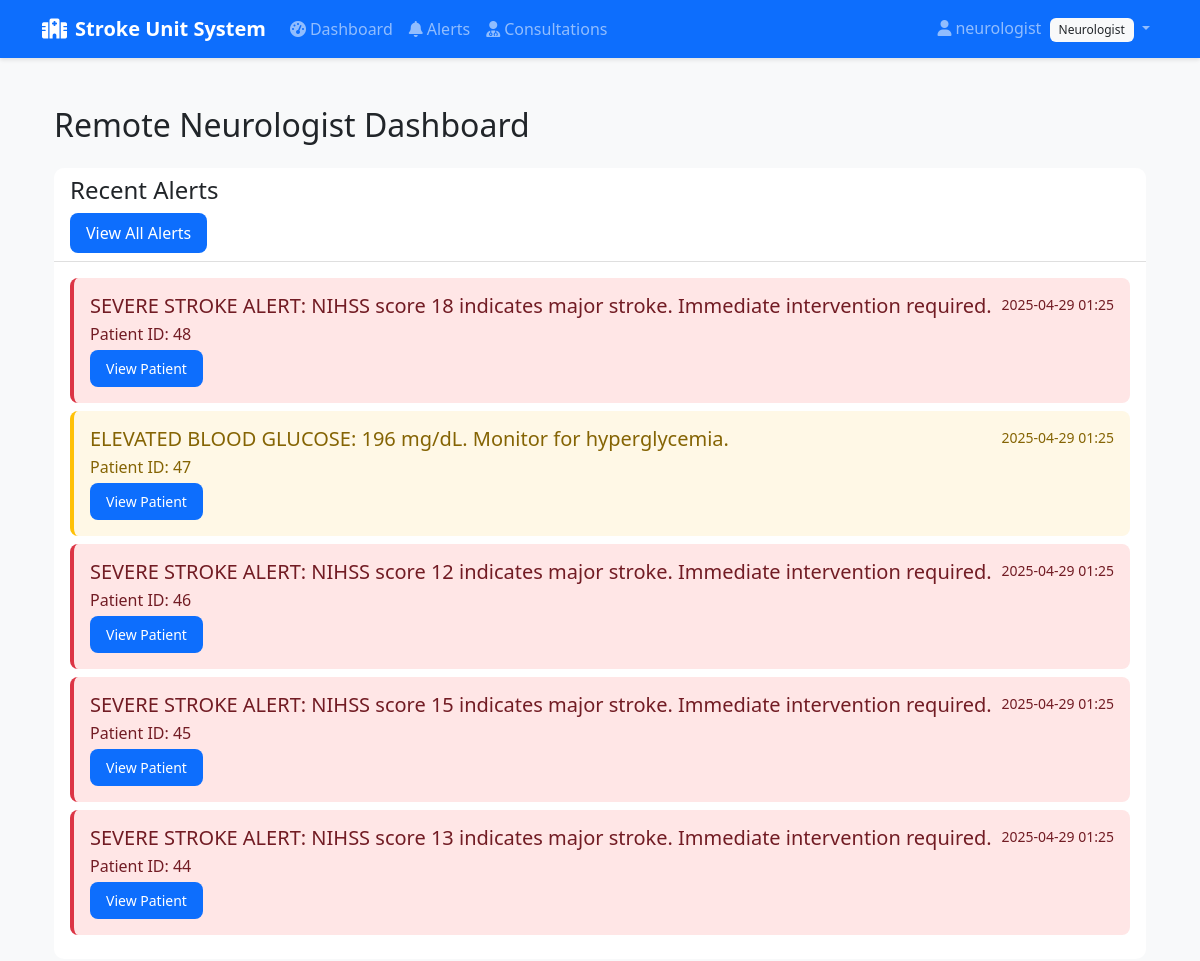
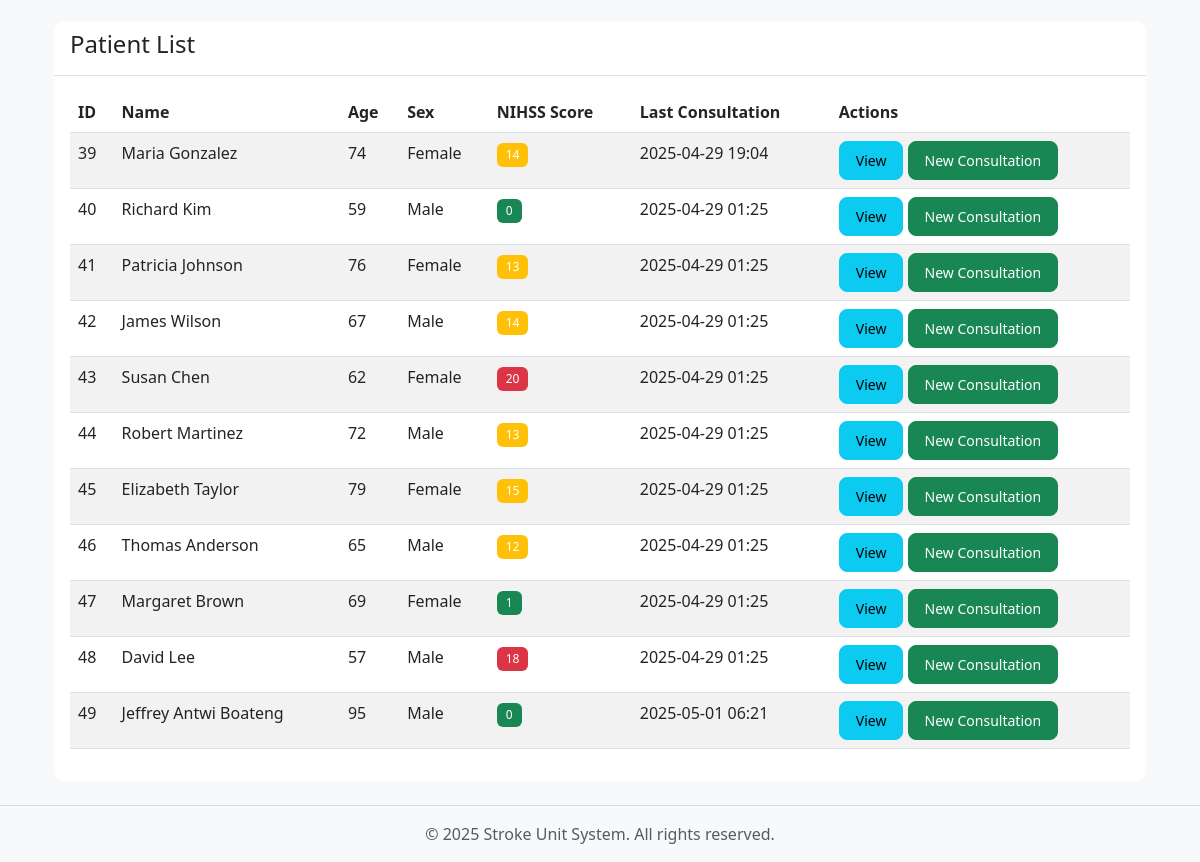
Screenshot of / (signed in) with the database file from the repository (2 pictures, top to bottom).
### patientsystem/models.py (models this page shows, shortened)
class UserProfile(models.Model):
    user = models.OneToOneField(User, on_delete=models.CASCADE)
    role = models.CharField(max_length=20, choices=[
        ('technician', 'Technician'),
        ('neurologist', 'Neurologist')
    ], default='technician')

class Alert(models.Model):
    ALERT_TYPES = [
        ('critical', 'Critical'),
        ('warning', 'Warning'),
        ('info', 'Information'),
    ]
    type = models.CharField(max_length=20, choices=ALERT_TYPES)
    description = models.TextField()
    patient = models.ForeignKey(Patient, on_delete=models.CASCADE, related_name='alerts')
    timestamp = models.DateTimeField(auto_now_add=True)
    acknowledged = models.BooleanField(default=False)
    acknowledged_by = models.ForeignKey(User, on_delete=models.SET_NULL, null=True, blank=True, related_name='acknowledged_alerts')
    acknowledged_at = models.DateTimeField(null=True, blank=True)

class Patient(models.Model):
    GENDER_CHOICES = [
        ('M', 'Male'),
        ('F', 'Female'),
        ('O', 'Other'),
    ]
    hospital_id = models.CharField(max_length=10, unique=True, blank=True)
    first_name = models.CharField(max_length=100)
    last_name = models.CharField(max_length=100)
    date_of_birth = models.DateField()
    gender = models.CharField(max_length=1, choices=GENDER_CHOICES)
    chief_complaint = models.TextField(blank=True)
    address = models.TextField(blank=True)
    phone_number = models.CharField(max_length=20, blank=True)
    emergency_contact = models.CharField(max_length=100, blank=True)
    medical_history = models.TextField(blank=True)
    current_medications = models.TextField(blank=True)
    allergies = models.TextField(blank=True)
    vitals = models.OneToOneField(Vitals, on_delete=models.CASCADE)
    nihss_score = models.IntegerField(default=0)
    nihss_last_updated = models.DateTimeField(auto_now=True)
    created_at = models.DateTimeField(auto_now_add=True)
    updated_at = models.DateTimeField(auto_now=True)
    @property
    def name(self):
        return f"{self.first_name} {self.last_name}"
    @property
    def age(self):
        today = datetime.now()
        return today.year - self.date_of_birth.year - ((today.month, today.day) < (self.date_of_birth.month, self.date_of_birth.day))
    @property
    def sex(self):
        return 'Male' if self.gender == 'M' else 'Female' if self.gender == 'F' else 'Other'

### patientsystem/views.py (the view)
# urls.py: path('', views.dashboard, name='dashboard'),
@login_required
def dashboard(request):
    user_profile, created = UserProfile.objects.get_or_create(
        user=request.user,
        defaults={'role': 'technician'}
    )
    if user_profile.role == 'technician':
        return render(request, 'patientsystem/technician_dashboard.html', {
            'patients': Patient.objects.all()
        })
    else:  # neurologist
        return render(request, 'patientsystem/neurologist_dashboard.html', {
            'patients': Patient.objects.all(),
            'alerts': Alert.objects.filter(acknowledged=False).order_by('-timestamp')[:5]
        })

### patientsystem/templates/patientsystem/neurologist_dashboard.html
{% extends 'base.html' %}
{% load static %}
{% block content %}
<div class="container mt-4">
    <h2>Remote Neurologist Dashboard</h2>
    <div class="row mt-4">
        <div class="col-md-12">
            <div class="card">
                <div class="card-header">
                    <h4>Recent Alerts</h4>
                    <a href="{% url 'patientsystem:alerts' %}" class="btn btn-primary">View All Alerts</a>
                </div>
                <div class="card-body">
                    {% if alerts %}
                        <div class="list-group">
                            {% for alert in alerts %}
                            <div class="list-group-item list-group-item-action {% if alert.type == 'critical' %}list-group-item-danger{% else %}list-group-item-warning{% endif %}">
                                <div class="d-flex w-100 justify-content-between">
                                    <h5 class="mb-1">{{ alert.description }}</h5>
                                    <small>{{ alert.timestamp|date:"Y-m-d H:i" }}</small>
                                </div>
                                <p class="mb-1">Patient ID: {{ alert.patient_id }}</p>
                                <a href="{% url 'patientsystem:patient_detail' alert.patient_id %}" class="btn btn-sm btn-primary">View Patient</a>
                            </div>
                            {% endfor %}
                        </div>
                    {% else %}
                        <p class="text-center">No recent alerts</p>
                    {% endif %}
                </div>
            </div>
        </div>
    </div>
    <div class="row mt-4">
        <div class="col-md-12">
            <div class="card">
                <div class="card-header">
                    <h4>Patient List</h4>
                </div>
                <div class="card-body">
                    <div class="table-responsive">
                        <table class="table table-striped">
                            <thead>
                                <tr>
                                    <th>ID</th>
                                    <th>Name</th>
                                    <th>Age</th>
                                    <th>Sex</th>
                                    <th>NIHSS Score</th>
                                    <th>Last Consultation</th>
                                    <th>Actions</th>
                                </tr>
                            </thead>
                            <tbody>
                                {% for patient in patients %}
                                <tr>
                                    <td>{{ patient.id }}</td>
                                    <td>{{ patient.name }}</td>
                                    <td>{{ patient.age }}</td>
                                    <td>{{ patient.sex }}</td>
                                    <td>
                                        <span class="badge {% if patient.nihss_score > 15 %}bg-danger{% elif patient.nihss_score > 5 %}bg-warning{% else %}bg-success{% endif %}">
                                            {{ patient.nihss_score }}
                                        </span>
                                    </td>
                                    <td>{{ patient.nihss_last_updated|date:"Y-m-d H:i" }}</td>
                                    <td>
                                        <a href="{% url 'patientsystem:patient_detail' patient.id %}" class="btn btn-sm btn-info">View</a>
                                        <a href="{% url 'patientsystem:new_consultation' patient.id %}" class="btn btn-sm btn-success">New Consultation</a>
                                    </td>
                                </tr>
                                {% empty %}
                                <tr>
                                    <td colspan="7" class="text-center">No patients found</td>
                                </tr>
                                {% endfor %}
                            </tbody>
                        </table>
                    </div>
                </div>
            </div>
        </div>
    </div>
</div>
{% endblock %}

### templates/base.html (shortened to what this page needs)
{% load static %}
<!DOCTYPE html>
<html lang="en">
<head>
    <link href="https://cdn.jsdelivr.net/npm/bootstrap@5.3.0/dist/css/bootstrap.min.css" rel="stylesheet">
    <link href="https://cdnjs.cloudflare.com/ajax/libs/font-awesome/6.0.0/css/all.min.css" rel="stylesheet">
    <link href="{% static 'css/style.css' %}" rel="stylesheet">
</head>
<body>
    <nav class="navbar navbar-expand-lg navbar-dark bg-primary">
        <div class="container">
            <a class="navbar-brand" href="{% url 'patientsystem:dashboard' %}">
                <i class="fas fa-hospital me-2"></i>Stroke Unit System
            </a>
            <div class="collapse navbar-collapse" id="navbarNav">
                <ul class="navbar-nav me-auto">
                    {% if user.is_authenticated %}
                    <li class="nav-item">
                        <a class="nav-link" href="{% url 'patientsystem:dashboard' %}">
                            <i class="fas fa-tachometer-alt me-1"></i>Dashboard
                        </a>
                    </li>
                    <li class="nav-item">
                        <a class="nav-link" href="{% url 'patientsystem:alerts' %}">
                            <i class="fas fa-bell me-1"></i>Alerts
                        </a>
                    </li>
                    {% if user.userprofile.role == 'neurologist' %}
                    <li class="nav-item">
                        <a class="nav-link" href="{% url 'patientsystem:consultations' %}">
                            <i class="fas fa-user-md me-1"></i>Consultations
                        </a>
                    </li>
                    {% endif %}
                    {% endif %}
                </ul>
                <ul class="navbar-nav">
                    {% if user.is_authenticated %}
                    <li class="nav-item dropdown">
                        <a class="nav-link dropdown-toggle" href="#" id="navbarDropdown" role="button" data-bs-toggle="dropdown">
                            <i class="fas fa-user me-1"></i>{{ user.username }}
                            <span class="badge bg-light text-dark ms-1">{{ user.userprofile.get_role_display }}</span>
                        </a>
                    </li>
                    {% endif %}
                </ul>
            </div>
        </div>
    </nav>
    <main class="container py-4">
        {% block content %}{% endblock %}
    </main>
    <footer class="footer mt-auto py-3 bg-light">
        <div class="container text-center">
            <span class="text-muted">© {% now "Y" %} Stroke Unit System. All rights reserved.</span>
        </div>
    </footer>
</body>
</html>

### static/css/style.css (style rules this page uses)
:root { --primary-color: #0d6efd; --secondary-color: #6c757d; --success-color: #198754; --danger-color: #dc3545; --warning-color: #ffc107; --info-color: #0dcaf0; --light-color: #f8f9fa; --dark-color: #212529; }
body { background-color: #f8f9fa; font-family: 'Segoe UI', Tahoma, Geneva, Verdana, sans-serif; }
.navbar { box-shadow: 0 2px 4px rgba(0,0,0,.1); }
.navbar-brand { font-weight: 600; }
.card { border: none; border-radius: 10px; transition: transform 0.2s, box-shadow 0.2s; }
.card-header { background-color: white; border-bottom: 1px solid rgba(0,0,0,.125); border-radius: 10px 10px 0 0 !important; }
.list-group-item { border-radius: 8px !important; margin-bottom: 0.5rem; border: none; padding: 1rem; }
.list-group-item-danger { background-color: #ffe6e6; color: #721c24; border-left: 4px solid var(--danger-color); }
.list-group-item-warning { background-color: #fff8e6; color: #856404; border-left: 4px solid var(--warning-color); }
.btn { border-radius: 8px; padding: 0.5rem 1rem; font-weight: 500; transition: all 0.2s; }
.btn-primary { background-color: var(--primary-color); border: none; }
.badge { padding: 0.5em 0.75em; border-radius: 6px; font-weight: 500; }
.footer { background-color: white; border-top: 1px solid rgba(0,0,0,.125); }

### rows the page displays
Alert: description "SEVERE STROKE ALERT: NIHSS score 18 indicates major stroke. Immediate intervention required.", timestamp "2025-04-29 01:25", patient_id "48"
Alert: description "ELEVATED BLOOD GLUCOSE: 196 mg/dL. Monitor for hyperglycemia.", timestamp "2025-04-29 01:25", patient_id "47"
Alert: description "SEVERE STROKE ALERT: NIHSS score 12 indicates major stroke. Immediate intervention required.", timestamp "2025-04-29 01:25", patient_id "46"
Alert: description "SEVERE STROKE ALERT: NIHSS score 15 indicates major stroke. Immediate intervention required.", timestamp "2025-04-29 01:25", patient_id "45"
Alert: description "SEVERE STROKE ALERT: NIHSS score 13 indicates major stroke. Immediate intervention required.", timestamp "2025-04-29 01:25", patient_id "44"
Patient: id "39", name "Maria Gonzalez", age "74", sex "Female", nihss_score "14", nihss_last_updated "2025-04-29 19:04"
Patient: id "40", name "Richard Kim", age "59", sex "Male", nihss_score "0", nihss_last_updated "2025-04-29 01:25"
Patient: id "41", name "Patricia Johnson", age "76", sex "Female", nihss_score "13", nihss_last_updated "2025-04-29 01:25"
Patient: id "42", name "James Wilson", age "67", sex "Male", nihss_score "14", nihss_last_updated "2025-04-29 01:25"
Patient: id "43", name "Susan Chen", age "62", sex "Female", nihss_score "20", nihss_last_updated "2025-04-29 01:25"
Patient: id "44", name "Robert Martinez", age "72", sex "Male", nihss_score "13", nihss_last_updated "2025-04-29 01:25"
Patient: id "45", name "Elizabeth Taylor", age "79", sex "Female", nihss_score "15", nihss_last_updated "2025-04-29 01:25"
Patient: id "46", name "Thomas Anderson", age "65", sex "Male", nihss_score "12", nihss_last_updated "2025-04-29 01:25"
Patient: id "47", name "Margaret Brown", age "69", sex "Female", nihss_score "1", nihss_last_updated "2025-04-29 01:25"
Patient: id "48", name "David Lee", age "57", sex "Male", nihss_score "18", nihss_last_updated "2025-04-29 01:25"
Patient: id "49", name "Jeffrey Antwi Boateng", age "95", sex "Male", nihss_score "0", nihss_last_updated "2025-05-01 06:21"

### other values shown
{{ user.username }} "neurologist"
{{ user.userprofile.get_role_display }} "Neurologist"
